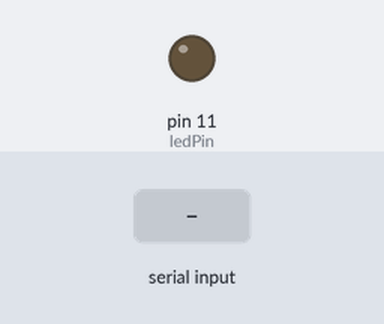
This sketch was run on a simulated Arduino Uno, built with avr-gcc and run on an emulated ATmega328P. On the bench: output pins drawn as LEDs (lit = HIGH). Inputs (shaded band) come from the test bench.

Above: at 1.2 s.
1.3 s: byte 30 received over Serial
At 2.5 s:
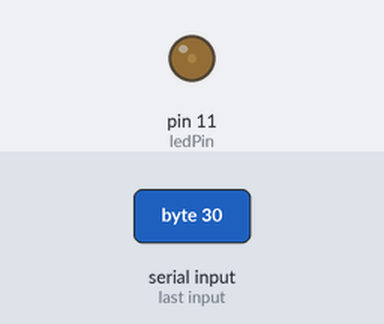
2.8 s: byte 90 received over Serial
At 3.8 s:
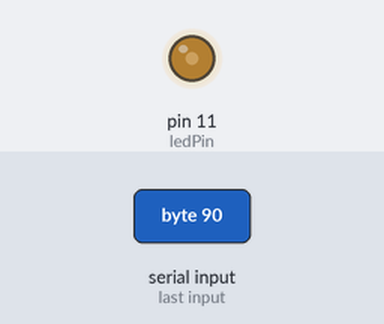
Timing chart, 0 to 5.8 s (numbered marks = the images above; inputs shaded):
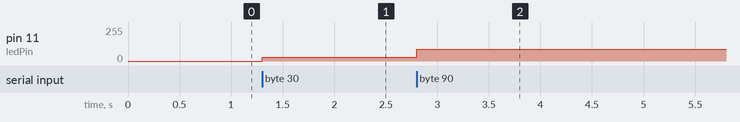

Measured:
- after the input at 1.3 s, pin 11 (ledPin): 0/255 → 30/255 at once
- after the input at 2.8 s, pin 11 (ledPin): 30/255 → 90/255 at once

The sketch:

Arduino_Receiver.ino
```cpp
int ledPin = 11;
int inputValue = 0;

void setup(){
 Serial.begin(9600);
 pinMode(ledPin, OUTPUT);

}

void loop(){

  if(Serial.available()>0){
    inputValue = Serial.read();

    analogWrite(ledPin, inputValue);
  }
}
```
